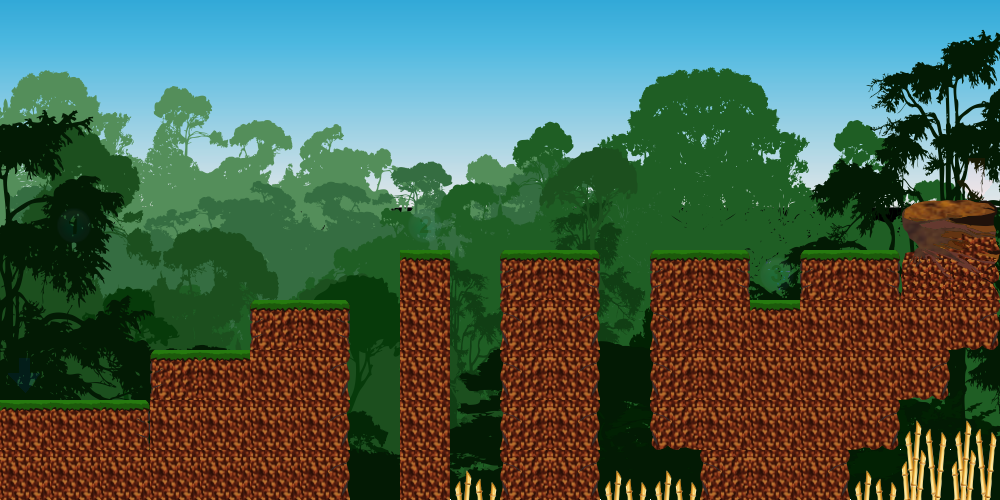

The image is a tile-based game level rendered from a .tmx file. Its description and source (layers, tilesets, objects; grid data summarised) follow:
An orthogonal 20x10 tile map with 50x50 px tiles, 4 tile layers (invisible, back, meio, main), 11 tilesets.

<map version="1.0" orientation="orthogonal" width="20" height="10" tilewidth="50" tileheight="50">
 <tileset firstgid="1" name="spritesheet_tipo2" tilewidth="50" tileheight="50">
  <properties>
   <property name="name" value="ground" />
   <property name="type" value="solid" />
  </properties>
  <image source="../../tilesets/tipo2/spritesheet.png" width="500" height="150" />
  <tile id="1">
   <properties>
    <property name="name" value="ground" />
    <property name="type" value="solid" />
   </properties>
  </tile>
  <tile id="2">
   <properties>
    <property name="name" value="ground" />
    <property name="type" value="solid" />
   </properties>
  </tile>
  <tile id="3">
   <properties>
    <property name="name" value="ground" />
    <property name="type" value="solid" />
   </properties>
  </tile>
  <tile id="4">
   <properties>
    <property name="name" value="ground" />
    <property name="type" value="solid" />
   </properties>
  </tile>
  <tile id="5">
   <properties>
    <property name="name" value="ground" />
    <property name="type" value="solid" />
   </properties>
  </tile>
  <tile id="6">
   <properties>
    <property name="name" value="ground" />
    <property name="type" value="solid" />
   </properties>
  </tile>
  <tile id="7">
   <properties>
    <property name="name" value="ground" />
    <property name="type" value="solid" />
   </properties>
  </tile>
  <tile id="8">
   <properties>
    <property name="name" value="ground" />
    <property name="type" value="solid" />
   </properties>
  </tile>
  <tile id="9">
   <properties>
    <property name="name" value="ground" />
    <property name="type" value="solid" />
   </properties>
  </tile>
  <tile id="10">
   <properties>
    <property name="name" value="ground" />
    <property name="type" value="solid" />
   </properties>
  </tile>
  <tile id="11">
   <properties>
    <property name="name" value="ground" />
    <property name="type" value="solid" />
   </properties>
  </tile>
  <tile id="12">
   <properties>
    <property name="name" value="ground" />
    <property name="type" value="solid" />
   </properties>
  </tile>
  <tile id="13">
   <properties>
    <property name="name" value="ground" />
    <property name="type" value="solid" />
   </properties>
  </tile>
  <tile id="18">
   <properties>
    <property name="name" value="stairsGround" />
    <property name="type" value="solid" />
   </properties>
  </tile>
  <tile id="19">
   <properties>
    <property name="name" value="stairs" />
    <property name="type" value="nonsolid" />
   </properties>
  </tile>
  <tile id="20">
   <properties>
    <property name="name" value="stairs" />
    <property name="type" value="nonsolid" />
   </properties>
  </tile>
  <tile id="21">
   <properties>
    <property name="name" value="stairs" />
    <property name="type" value="nonsolid" />
   </properties>
  </tile>
  <tile id="22">
   <properties>
    <property name="name" value="stairs" />
    <property name="type" value="nonsolid" />
   </properties>
  </tile>
  <tile id="23">
   <properties>
    <property name="name" value="stairs" />
    <property name="type" value="nonsolid" />
   </properties>
  </tile>
  <tile id="24">
   <properties>
    <property name="name" value="stairs" />
    <property name="type" value="nonsolid" />
   </properties>
  </tile>
 </tileset>
 <tileset firstgid="31" name="spritesheet_gizmos" tilewidth="50" tileheight="50">
  <image source="../../tilesets/gizmos/spritesheet.png" width="250" height="50" />
  <tile id="0">
   <properties>
    <property name="name" value="start" />
   </properties>
  </tile>
  <tile id="1">
   <properties>
    <property name="name" value="objective" />
    <property name="type" value="item" />
   </properties>
  </tile>
  <tile id="2">
   <properties>
    <property name="index" value="1" />
    <property name="name" value="star" />
    <property name="type" value="item" />
   </properties>
  </tile>
  <tile id="3">
   <properties>
    <property name="index" value="2" />
    <property name="name" value="star" />
    <property name="type" value="item" />
   </properties>
  </tile>
  <tile id="4">
   <properties>
    <property name="index" value="3" />
    <property name="name" value="star" />
    <property name="type" value="item" />
   </properties>
  </tile>
 </tileset>
 <tileset firstgid="36" name="spritesheet_tipo3" tilewidth="50" tileheight="50">
  <image source="../../tilesets/tipo3/spritesheet.png" width="500" height="150" />
  <tile id="3">
   <properties>
    <property name="name" value="stairsGround" />
    <property name="type" value="solid" />
   </properties>
  </tile>
  <tile id="4">
   <properties>
    <property name="name" value="stairsGround" />
    <property name="type" value="solid" />
   </properties>
  </tile>
  <tile id="5">
   <properties>
    <property name="name" value="ground" />
    <property name="type" value="solid" />
   </properties>
  </tile>
  <tile id="6">
   <properties>
    <property name="name" value="ground" />
    <property name="type" value="solid" />
   </properties>
  </tile>
  <tile id="7">
   <properties>
    <property name="name" value="ground" />
    <property name="type" value="solid" />
   </properties>
  </tile>
  <tile id="8">
   <properties>
    <property name="name" value="ground" />
    <property name="type" value="solid" />
   </properties>
  </tile>
  <tile id="9">
   <properties>
    <property name="name" value="ground" />
    <property name="type" value="solid" />
   </properties>
  </tile>
  <tile id="10">
   <properties>
    <property name="name" value="ground" />
    <property name="type" value="solid" />
   </properties>
  </tile>
  <tile id="11">
   <properties>
    <property name="name" value="ground" />
    <property name="type" value="solid" />
   </properties>
  </tile>
  <tile id="12">
   <properties>
    <property name="name" value="ground" />
    <property name="type" value="solid" />
   </properties>
  </tile>
  <tile id="13">
   <properties>
    <property name="name" value="ground" />
    <property name="type" value="solid" />
   </properties>
  </tile>
  <tile id="14">
   <properties>
    <property name="name" value="ground" />
    <property name="type" value="solid" />
   </properties>
  </tile>
  <tile id="15">
   <properties>
    <property name="name" value="ground" />
    <property name="type" value="solid" />
   </properties>
  </tile>
  <tile id="16">
   <properties>
    <property name="name" value="ground" />
    <property name="type" value="solid" />
   </properties>
  </tile>
  <tile id="20">
   <properties>
    <property name="name" value="stairs" />
    <property name="type" value="nonsolid" />
   </properties>
  </tile>
  <tile id="21">
   <properties>
    <property name="name" value="ground" />
    <property name="type" value="solid" />
   </properties>
  </tile>
  <tile id="22">
   <properties>
    <property name="name" value="ground" />
    <property name="type" value="solid" />
   </properties>
  </tile>
 </tileset>
 <tileset firstgid="66" name="spritesheet_tipo4" tilewidth="50" tileheight="50">
  <image source="../../tilesets/tipo4/spritesheet.png" width="500" height="150" />
  <tile id="0">
   <properties>
    <property name="name" value="ground" />
    <property name="type" value="solid" />
   </properties>
  </tile>
  <tile id="1">
   <properties>
    <property name="name" value="ground" />
    <property name="type" value="solid" />
   </properties>
  </tile>
  <tile id="2">
   <properties>
    <property name="name" value="ground" />
    <property name="type" value="solid" />
   </properties>
  </tile>
  <tile id="3">
   <properties>
    <property name="name" value="ground" />
    <property name="type" value="solid" />
   </properties>
  </tile>
  <tile id="7">
   <properties>
    <property name="name" value="stairsGround" />
    <property name="type" value="solid" />
   </properties>
  </tile>
  <tile id="8">
   <properties>
    <property name="name" value="stairs" />
    <property name="type" value="nonsolid" />
   </properties>
  </tile>
  <tile id="9">
   <properties>
    <property name="name" value="ground" />
    <property name="type" value="solid" />
   </properties>
  </tile>
  <tile id="11">
   <properties>
    <property name="name" value="ground" />
    <property name="type" value="solid" />
   </properties>
  </tile>
  <tile id="12">
   <properties>
    <property name="name" value="ground" />
    <property name="type" value="solid" />
   </properties>
  </tile>
  <tile id="13">
   <properties>
    <property name="name" value="ground" />
    <property name="type" value="solid" />
   </properties>
  </tile>
  <tile id="14">
   <properties>
    <property name="name" value="ground" />
    <property name="type" value="solid" />
   </properties>
  </tile>
  <tile id="15">
   <properties>
    <property name="name" value="ground" />
    <property name="type" value="solid" />
   </properties>
  </tile>
  <tile id="16">
   <properties>
    <property name="name" value="ground" />
    <property name="type" value="solid" />
   </properties>
  </tile>
  <tile id="19">
   <properties>
    <property name="name" value="ground" />
    <property name="type" value="solid" />
   </properties>
  </tile>
  <tile id="20">
   <properties>
    <property name="name" value="ground" />
    <property name="type" value="solid" />
   </properties>
  </tile>
 </tileset>
 <tileset firstgid="96" name="spritesheet_tipo5" tilewidth="50" tileheight="50">
  <image source="../../tilesets/tipo5/spritesheet.png" width="500" height="150" />
  <tile id="0">
   <properties>
    <property name="name" value="ground" />
    <property name="type" value="solid" />
   </properties>
  </tile>
  <tile id="1">
   <properties>
    <property name="name" value="ground" />
    <property name="type" value="solid" />
   </properties>
  </tile>
  <tile id="2">
   <properties>
    <property name="name" value="ground" />
    <property name="type" value="solid" />
   </properties>
  </tile>
  <tile id="3">
   <properties>
    <property name="name" value="stairsGround" />
    <property name="type" value="solid" />
   </properties>
  </tile>
  <tile id="4">
   <properties>
    <property name="name" value="stairs" />
    <property name="type" value="nonsolid" />
   </properties>
  </tile>
  <tile id="5">
   <properties>
    <property name="name" value="ground" />
    <property name="type" value="solid" />
   </properties>
  </tile>
  <tile id="6">
   <properties>
    <property name="name" value="ground" />
    <property name="type" value="solid" />
   </properties>
  </tile>
  <tile id="7">
   <properties>
    <property name="name" value="ground" />
    <property name="type" value="solid" />
   </properties>
  </tile>
 </tileset>
 <tileset firstgid="126" name="fundo_tipo5" tilewidth="50" tileheight="50">
  <image source="../../tilesets/tipo5/fundo.png" width="1000" height="500" />
 </tileset>
 <tileset firstgid="326" name="tronco1_tipo5" tilewidth="50" tileheight="50">
  <image source="../../tilesets/tipo5/tronco1.png" width="150" height="500" />
 </tileset>
 <tileset firstgid="356" name="tronco2_tipo5" tilewidth="50" tileheight="50">
  <image source="../../tilesets/tipo5/tronco2.png" width="150" height="500" />
 </tileset>
 <tileset firstgid="386" name="sobras_tipo5" tilewidth="50" tileheight="50">
  <image source="../../tilesets/tipo5/sobra.png" width="50" height="50" />
  <tile id="0">
   <properties>
    <property name="name" value="ground" />
    <property name="type" value="solid" />
   </properties>
  </tile>
 </tileset>
 <tileset firstgid="387" name="spritesheet_tipo1" tilewidth="50" tileheight="50">
  <image source="../../tilesets/tipo1/spritesheet.png" width="500" height="100" />
  <tile id="0">
   <properties>
    <property name="name" value="ground" />
    <property name="type" value="solid" />
   </properties>
  </tile>
  <tile id="1">
   <properties>
    <property name="name" value="ground" />
    <property name="type" value="solid" />
   </properties>
  </tile>
  <tile id="2">
   <properties>
    <property name="name" value="ground" />
    <property name="type" value="solid" />
   </properties>
  </tile>
  <tile id="3">
   <properties>
    <property name="name" value="ground" />
    <property name="type" value="solid" />
   </properties>
  </tile>
  <tile id="4">
   <properties>
    <property name="name" value="ground" />
    <property name="type" value="solid" />
   </properties>
  </tile>
  <tile id="5">
   <properties>
    <property name="name" value="ground" />
    <property name="type" value="solid" />
   </properties>
  </tile>
  <tile id="6">
   <properties>
    <property name="name" value="ground" />
    <property name="type" value="solid" />
   </properties>
  </tile>
  <tile id="7">
   <properties>
    <property name="name" value="ground" />
    <property name="type" value="solid" />
   </properties>
  </tile>
  <tile id="10">
   <properties>
    <property name="name" value="stairs" />
    <property name="type" value="nonsolid" />
   </properties>
  </tile>
  <tile id="11">
   <properties>
    <property name="name" value="stairsGround" />
    <property name="type" value="solid" />
   </properties>
  </tile>
  <tile id="14">
   <properties>
    <property name="name" value="ground" />
    <property name="type" value="solid" />
   </properties>
  </tile>
  <tile id="15">
   <properties>
    <property name="name" value="ground" />
    <property name="type" value="solid" />
   </properties>
  </tile>
  <tile id="16">
   <properties>
    <property name="name" value="ground" />
    <property name="type" value="solid" />
   </properties>
  </tile>
  <tile id="17">
   <properties>
    <property name="name" value="ground" />
    <property name="type" value="solid" />
   </properties>
  </tile>
 </tileset>
 <tileset firstgid="407" name="fundo_tipo1" tilewidth="50" tileheight="50">
  <image source="../../tilesets/tipo1/fundo.png" width="1000" height="500" />
 </tileset>
 <layer name="invisible" width="20" height="10">
  <data>[200 cells, 5 non-empty, 5 distinct tile ids]</data>
 </layer>
 <layer name="back" width="20" height="10" opacity="0.92">
  <data>[200 cells, 200 non-empty, 200 distinct tile ids]</data>
 </layer>
 <layer name="meio" width="20" height="10">
  <data>[200 cells, 1 non-empty, 1 distinct tile ids]</data>
 </layer>
 <layer name="main" width="20" height="10">
  <data>[200 cells, 72 non-empty, 14 distinct tile ids]</data>
 </layer>
</map>
